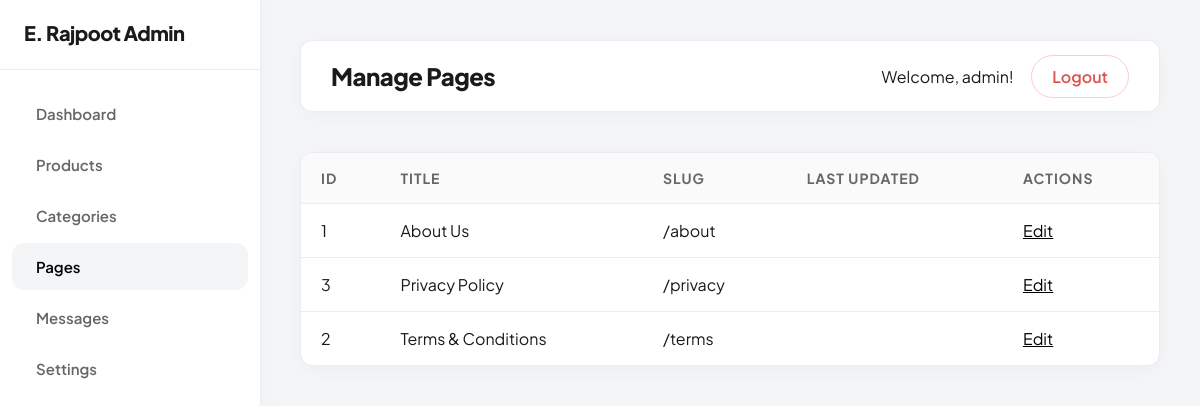
/secure-panel/pages.php (signed in), run on the app's committed database.
### tables this page shows
CREATE TABLE `pages` (
  `id` int(11) NOT NULL AUTO_INCREMENT,
  `slug` varchar(100) NOT NULL,
  `title` varchar(255) NOT NULL,
  `content` longtext,
  `meta_title` varchar(255) DEFAULT NULL,
  `meta_desc` text,
  PRIMARY KEY (`id`),
  UNIQUE KEY `slug` (`slug`)
);

### secure-panel/pages.php (the view, shortened to what this page needs)
<?php
require_once __DIR__ . '/../includes/db.php';
include __DIR__ . '/includes/admin_header.php';
try {
    $stmt = $pdo->query('SELECT * FROM pages ORDER BY title ASC');
    $pages = $stmt->fetchAll();
} catch (PDOException $e) {
    $pages = [];
}
?>
<table>
    <thead>
        <tr>
            <th>ID</th>
            <th>Title</th>
            <th>Slug</th>
            <th>Last Updated</th>
            <th>Actions</th>
        </tr>
    </thead>
    <tbody>
        <?php foreach ($pages as $p): ?>
            <tr>
                <td><?php echo $p['id']; ?></td>
                <td><?php echo htmlspecialchars($p['title']); ?></td>
                <td>/<?php echo htmlspecialchars($p['slug']); ?></td>
                <td><?php echo $p['updated_at']; ?></td>
                <td>
                    <a href="page_edit.php?id=<?php echo $p['id']; ?>" style="color:#000;">Edit</a>
                </td>
            </tr>
        <?php endforeach; ?>
    </tbody>
</table>
<?php include __DIR__ . '/includes/admin_footer.php'; ?>

### secure-panel/includes/admin_header.php (style rules this page uses)
:root { --primary: #000000; --bg-main: #f4f5f7; --sidebar-bg: #ffffff; --text-main: #1a1a1a; --text-muted: #666666; --border: #eaecf0; --radius-lg: 24px; --radius-md: 12px; --transition: all 0.3s ease; }
body { font-family: 'Plus Jakarta Sans', sans-serif; background-color: var(--bg-main); margin: 0; color: var(--text-main); -webkit-font-smoothing: antialiased; }
table { width: 100%; border-collapse: separate; border-spacing: 0; background: #fff; box-shadow: 0 4px 20px rgba(0,0,0,0.03); border-radius: var(--radius-md); border: 1px solid var(--border); overflow: hidden; }
th, td { padding: 16px 20px; text-align: left; border-bottom: 1px solid var(--border); }
th { background-color: #fafafa; font-weight: 700; font-size: 14px; text-transform: uppercase; letter-spacing: 1px; color: var(--text-muted); }
tr:last-child td { border-bottom: none; }

### data on the page
pages: id "1", title "About Us", slug "about"
pages: id "3", title "Privacy Policy", slug "privacy"
pages: id "2", title "Terms & Conditions", slug "terms"

### other printed values
$admin_title "Manage Pages"
$_SESSION['admin_username'] "admin"
